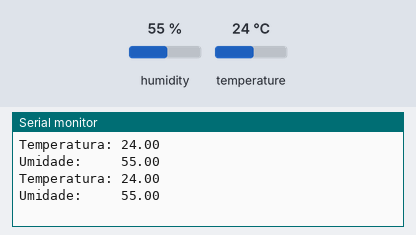
Bench run of a sketch on a simulated Arduino Uno, built with avr-gcc and run on an emulated ATmega328P. On the bench: the last lines printed to the serial monitor. Inputs (shaded band) come from the test bench; at power-on: humidity 55 %, temperature 24 °C.

Above: at 2.8 s.
2.9 s: humidity set to 22 %
At 4.8 s:
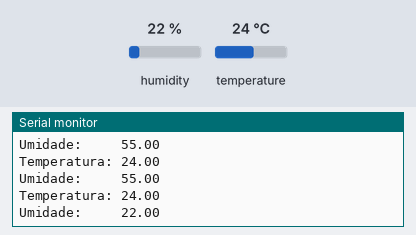
5.6 s: temperature set to 12 °C
At 6.5 s:
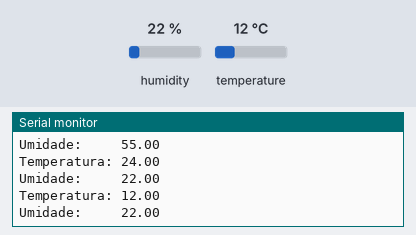
8.3 s: humidity set to 40 %
At 11.2 s:
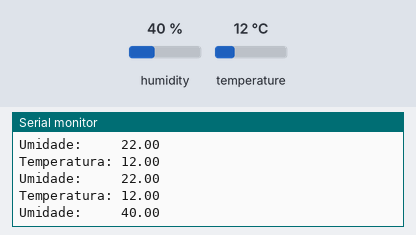
Timing chart, 0 to 12.7 s (numbered marks = the images above; inputs shaded):
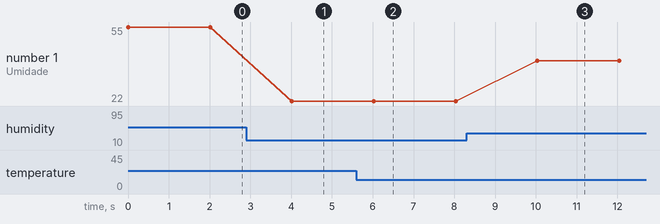

The sketch:

P06-dht22-sensor.ino
```cpp
#include <DHT.h>

//o parâmetro "5" equivale ao pino D1
DHT sensor (5, DHT22);
float temperatura;
float umidade;

void setup() {
  Serial.begin(115200);
  sensor.begin();
}

void loop() {
  temperatura = sensor.readTemperature();
  umidade = sensor.readHumidity();

  Serial.print("Temperatura: ");
  Serial.println(temperatura);
  Serial.print("Umidade:     ");
  Serial.println(umidade);
  Serial.println("");

  delay(2000);
}
```

Measured:
- after the input at 2.9 s, the serial monitor: prints a new line after 1.1 s (image 1)
- after the input at 5.6 s, the serial monitor: prints a new line after 0.42 s (image 2)
- after the input at 8.3 s, the serial monitor: prints a new line after 1.7 s (image 3)
- plotted number 1: 55 → 22 after the input at 2.9 s, 22 → 40 after the input at 8.3 s
